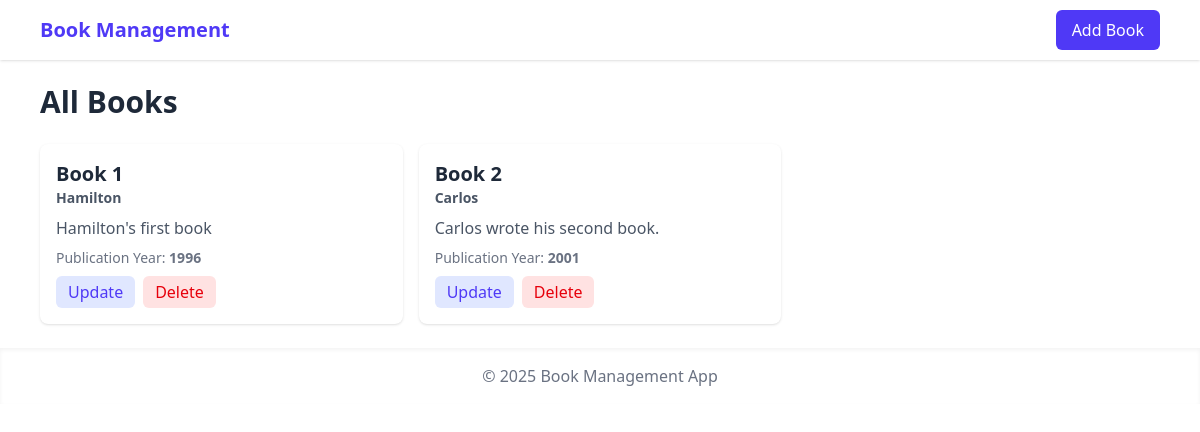
The page / on the database its author committed.
### books/models.py (models this page shows, shortened)
class Books(models.Model):
    title = models.CharField(max_length=100)
    author = models.CharField(max_length=100)
    description = models.TextField()
    publication_year = models.IntegerField()

### books/views.py (the view)
# urls.py: 2. Add a URL to urlpatterns:  path('', views.home, name='home')
def home(request):
    book_list = Books.objects.all()
    return render(request, 'index.html', {'books': book_list})

### books/templates/index.html (shortened to what this page needs)
{% extends 'base.html' %}
{% block content %}
<div class="mb-6">
    <h1 class="text-3xl font-bold text-gray-800">All Books</h1>
</div>
{% if books|length > 0 %}
<div class="grid grid-cols-1 md:grid-cols-2 lg:grid-cols-3 gap-4">
    {% for book in books %}
    <div class="bg-white rounded-lg shadow p-4">
        <h2 class="text-xl font-semibold text-gray-800">
            {{ book.title }}
        </h2>
        <p class="text-gray-600 text-sm font-semibold mb-2">
            {{ book.author }}
        </p>
        <p class="text-gray-600 mb-2">
            {{ book.description }}
        </p>
        <div class="text-sm text-gray-500 mb-2">
            Publication Year: <span class="font-semibold">{{ book.publication_year }}</span>
        </div>
        <div class="flex space-x-2">
            <a href="{% url 'update_book' book.id %}" class="px-3 py-1 bg-indigo-100 text-indigo-600 rounded-md">
                Update
            </a>
            <a href="{% url 'delete_book' book.id %}" class="px-3 py-1 bg-red-100 text-red-600 rounded-md">Delete</a>
        </div>
    </div>
    {% endfor %}
</div>
{% else %}
<p class="text-center text-red-600 font-semibold text-lg">No Books Found!!</p>
{% endif %}
{% endblock %}

### rows shown on the page
Books: title "Book 1", author "Hamilton", description "Hamilton's first book", publication_year "1996"
Books: title "Book 2", author "Carlos", description "Carlos wrote his second book.", publication_year "2001"
